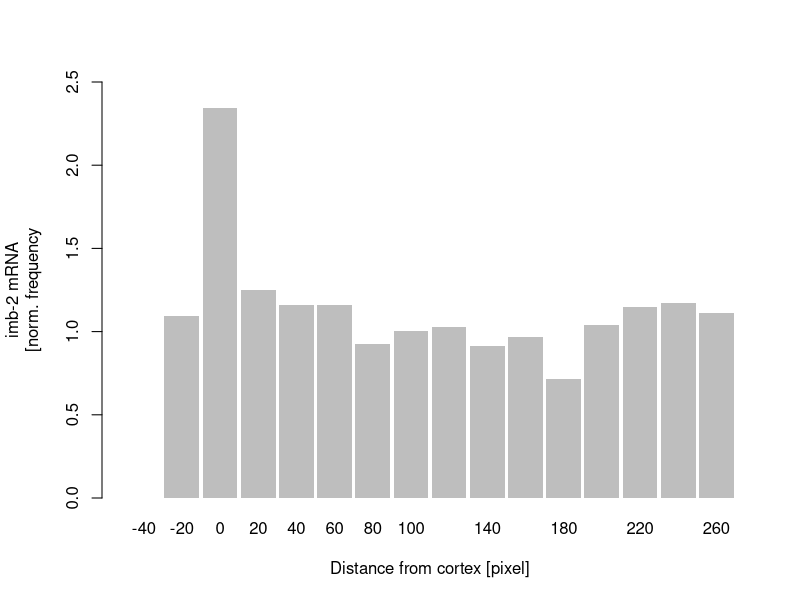
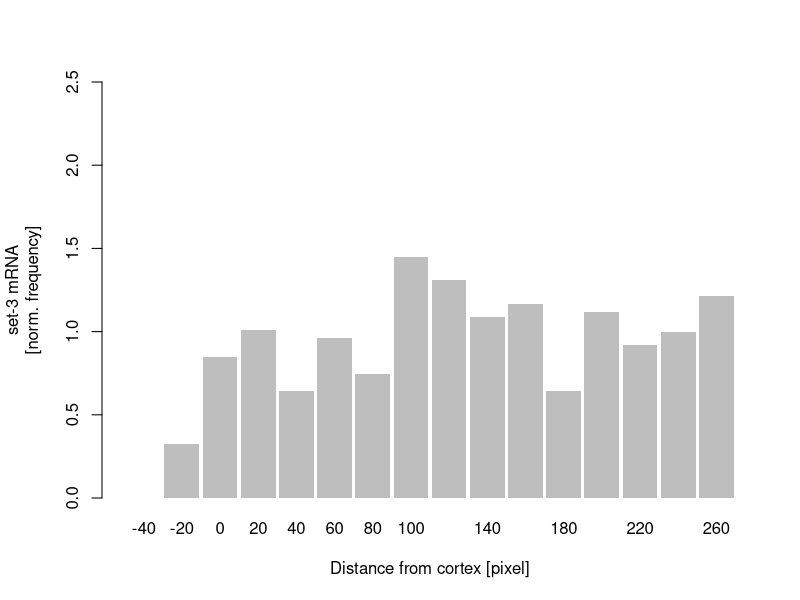
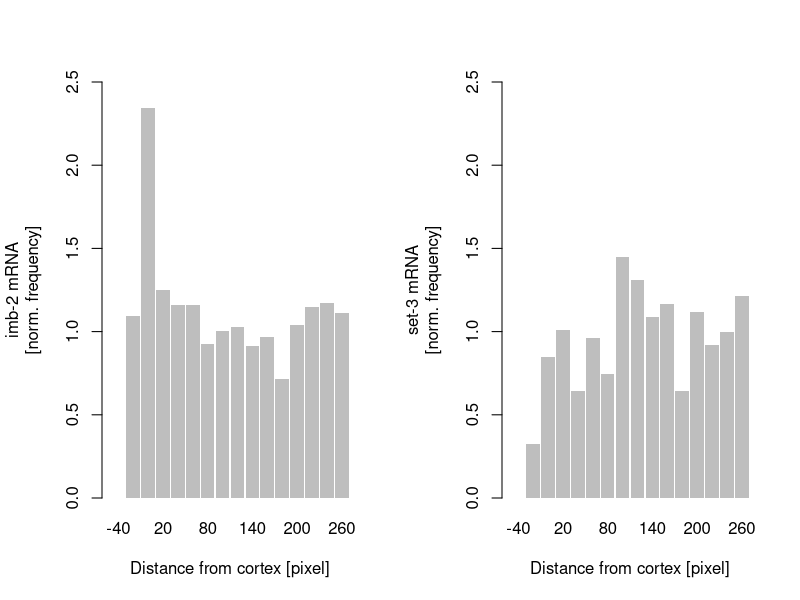

Generate these figures, in order, with R:
## ---- chunk 1
print("script initiated on", quote = FALSE)
Sys.time()

#loading packages
library(dplyr)
library(ggplot2)

## ---- chunk 2
knitr::opts_chunk$set(echo = TRUE)

# ##This is for datasource generation
# # import the data
# imb2HistTable <- read.table(file = "../1_input/imb-2_quant_fig-2b.csv", header = TRUE, sep = ",") 
# set3HistTable <- read.table(file = "../1_input/set-3_quant_fig-2b.csv", header = TRUE, sep = ",") 
# 
# imb2HistTable <- imb2HistTable[1:(dim(set3HistTable)[1] -1),] %>%
#   mutate(probe = "imb-2")
# 
# set3HistTable <- set3HistTable[1:(dim(set3HistTable)[1] -1),] %>%
#   mutate(probe = "set-3")
# 
# fullHistTable <- rbind(imb2HistTable, set3HistTable)
# 
# fullHistTable
# write.table(fullHistTable, file = "../1_input/figure2_sourcedata2_191028.txt", quote = FALSE, sep = "\t")

HistTable <- read.table(file = "../1_input/figure2_sourcedata2_191028.txt", header = TRUE)
## ---- chunk 3

# filter data for imb-2
imb2HistTable <- HistTable %>%
  filter(probe == "imb-2")

# set plot dimensions
par(mar = c(5.1, 5.1, 4.1, 2.1))

# plot imb-2
barplot(imb2HistTable$histRNA_SCAL,
        names.arg = imb2HistTable$center,
        space = 0.1,
        border = NA,
        col = "grey",
        family = "sans",
        xlab = "Distance from cortex [pixel]", 
        ylab = "imb-2 mRNA\n[norm. frequency",
        ylim = c(0, 2.5))

# filter data for set-3 
set3HistTable <- HistTable %>%
  filter(probe == "set-3")

# plot set-3
barplot(set3HistTable$histRNA_SCALED,
        names.arg = set3HistTable$center,
        border = NA,
        space = 0.1,
        col = "grey",
        family = "sans",
        xlab = "Distance from cortex [pixel]", 
        ylab = "set-3 mRNA\n[norm. frequency]", 
        ylim = c(0, 2.5))



# output plot
#Set date
date <- format(Sys.time(), "%y%m%d")
#set filename
filename <- paste("../3_output/", date, "_output_plots_Fig2a.pdf", sep = "")
filename

pdf(file = filename, width = 8, height = 4)
par(mfrow = c(1,2))
par(mar = c(5.1, 5.1, 4.1, 2.1))

barplot(imb2HistTable$histRNA_SCAL,
        names.arg = imb2HistTable$center,
        space = 0.1,
        border = NA,
        col = "grey",
        family = "sans",
        xlab = "Distance from cortex [pixel]", 
        ylab = "imb-2 mRNA\n[norm. frequency]",
        ylim = c(0, 2.5))

barplot(set3HistTable$histRNA_SCALED,
        names.arg = set3HistTable$center,
        border = NA,
        space = 0.1,
        col = "grey",
        family = "sans",
        xlab = "Distance from cortex [pixel]", 
        ylab = "set-3 mRNA\n[norm. frequency]", 
        ylim = c(0, 2.5))
  
dev.off()
dev.off()

#Report
print("The following output plot was saved: ", quote = FALSE)
print(filename, quote = FALSE)

## ---- chunk 4
sessionInfo()
